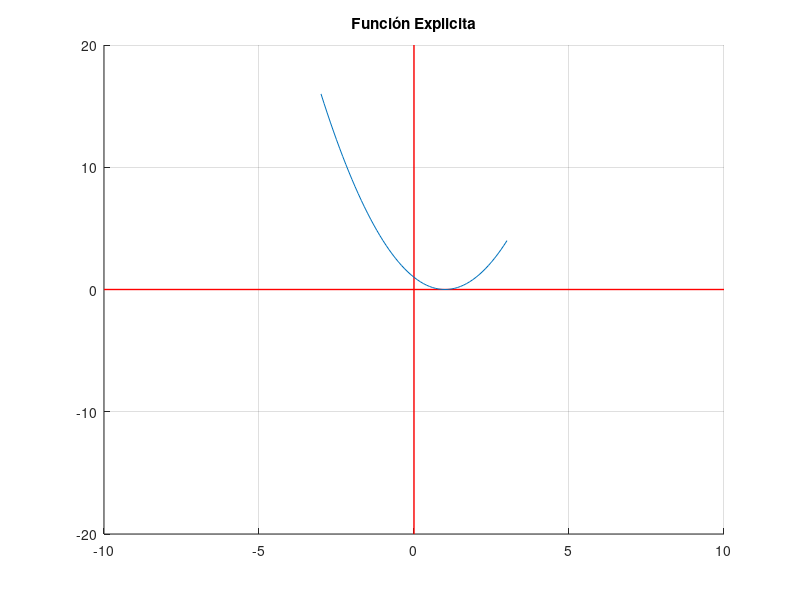

This figure's MATLAB source:
% Octave Script
% Title                 :Tema 2.10: Otro tipo de funciones(FunciónExplicita)
% Nombre del equipo     :"The Avengers"
% Integrantes           :Guadalupe Cristel Martinez
%                       :Ana Cristina Franco González
%                       :Guadalupe Rivera Maldonado
%                       :Orlando Urbano Trejo
%                       :Alexandro Perez Aguirre
%                       :Adriana Trejo Patricio
% Date                  :25_11_2021
% Version               :1
% Usage                 :octave>path/FunciónExplicita
%                       :Requiere aplicación octave, usar linea de comandos
%                       :https://octaveintro.readthedocs.io/en/latest/index.htm

clear
% Dominio de la función
x=-3:0.1:3
% Regla de Correspondencia
fx= x.^2 - 2.*x + 1
hold on
grid on;
plot([-10 10],[0 0],'r-',"linewidth",1,"markersize",3);
plot([0 0],[-20 20],'r-',"linewidth",1,"markersize",3);
% Plotear función
plot (x,fx)
title(['Función Explicita']);
